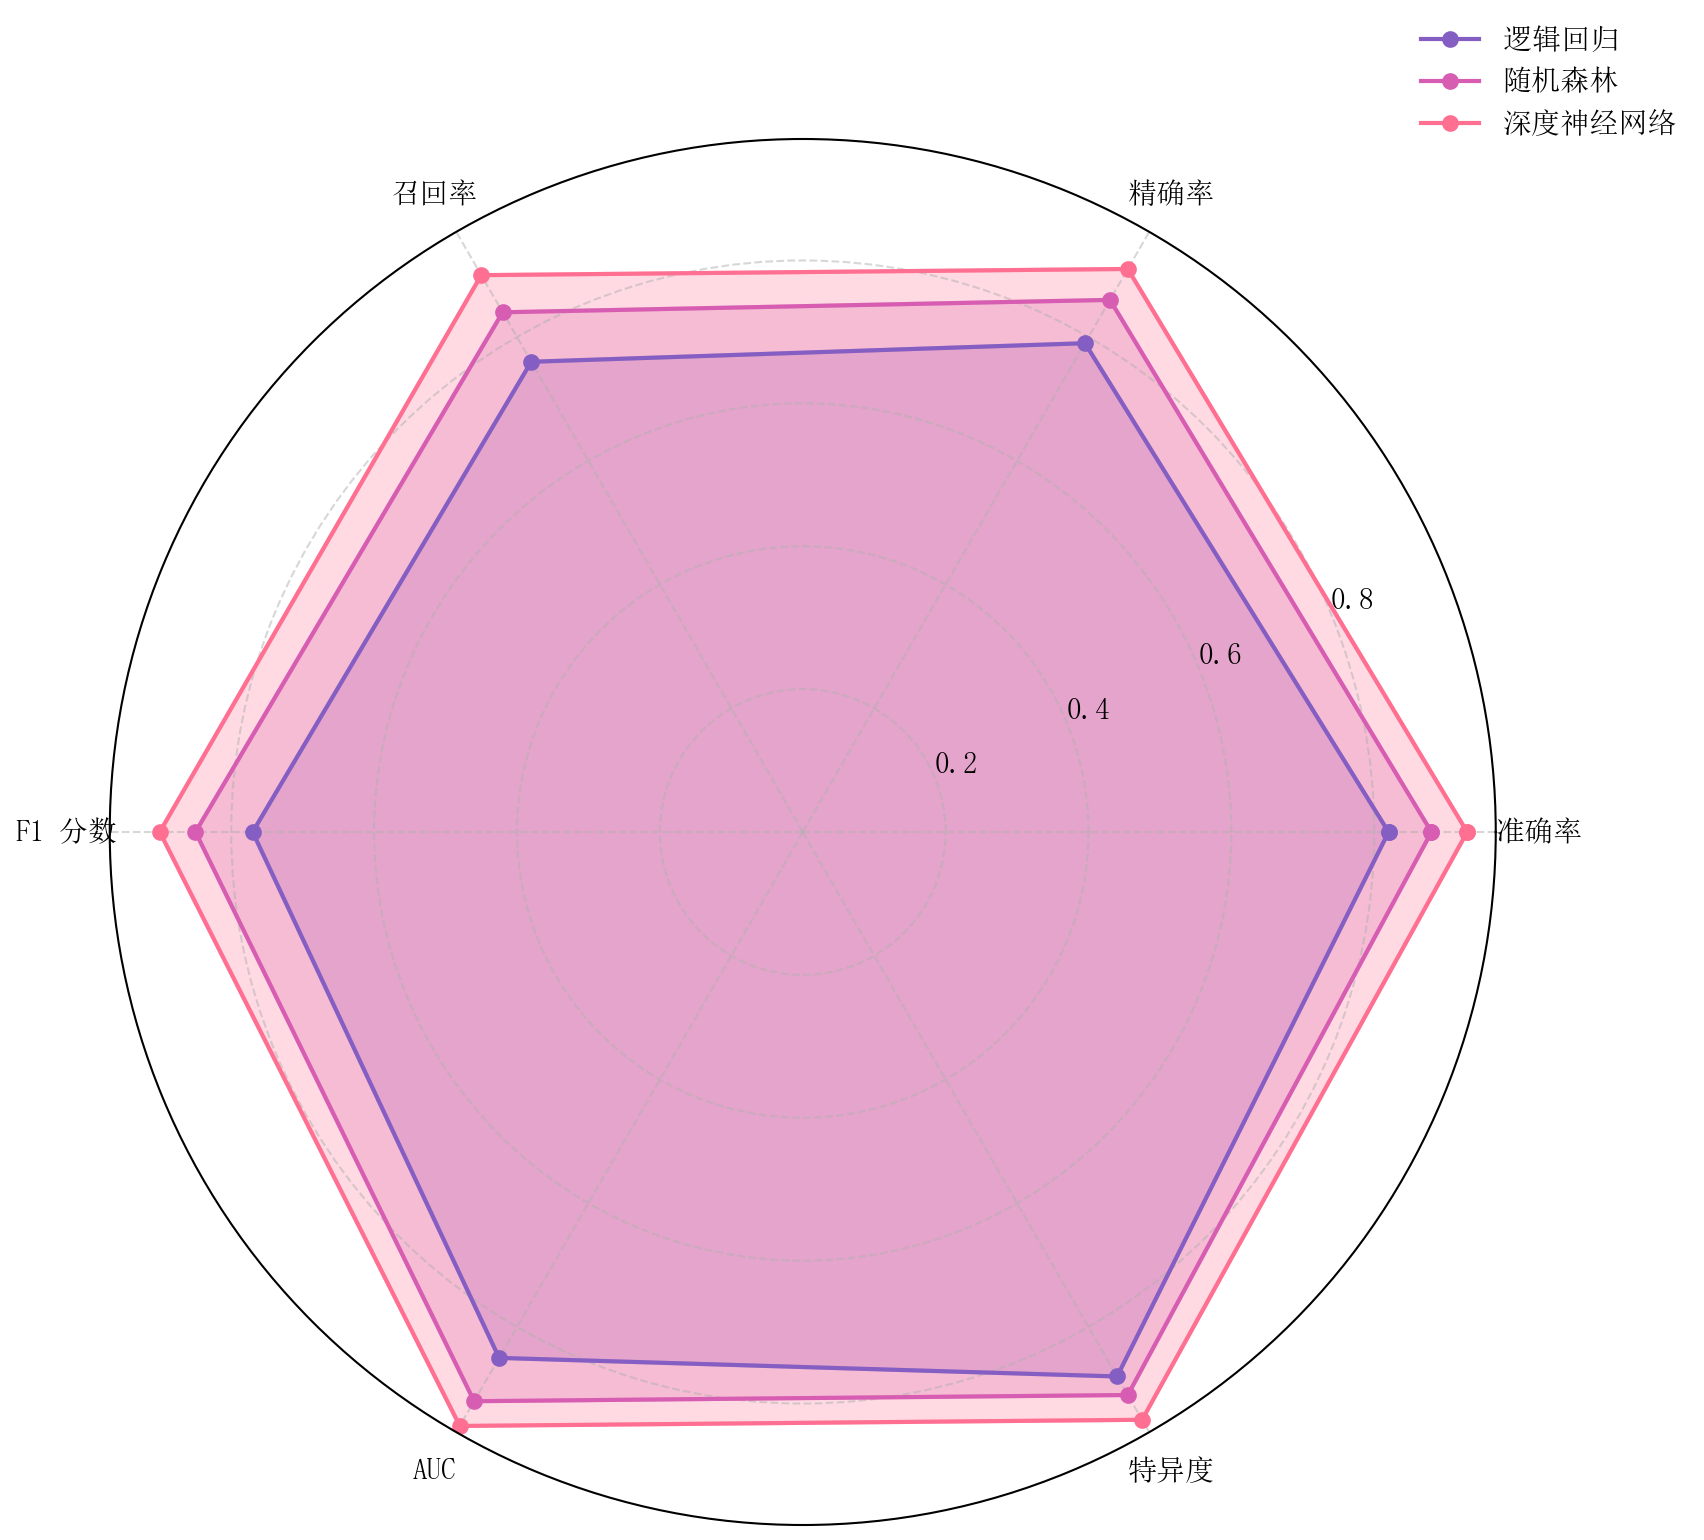

Write the Python code that produced this figure.
"""
07_radar.py — 雷达图（多维模型性能对比）

展示 SciPlot 的 plot_radar() 功能：3 种分类模型在 6 个评估指标上的性能对比。
使用 fill=True 填充区域，Nature 默认样式，中文标签。
"""

import numpy as np
import sciplot as sp

# 可复现随机种子
np.random.seed(42)

# ── 数据生成 ──────────────────────────────────────────────────
# 6 个评估指标
metrics = ["准确率", "精确率", "召回率", "F1 分数", "AUC", "特异度"]

# 模型 A：逻辑回归（基线模型）
model_lr = [0.82, 0.79, 0.76, 0.77, 0.85, 0.88]

# 模型 B：随机森林（集成方法）
model_rf = [0.88, 0.86, 0.84, 0.85, 0.92, 0.91]

# 模型 C：深度神经网络（最优模型）
model_dnn = [0.93, 0.91, 0.90, 0.90, 0.96, 0.95]

values_list = [model_lr, model_rf, model_dnn]
labels = ["逻辑回归", "随机森林", "深度神经网络"]

# ── 绘图 ──────────────────────────────────────────────────────
fig, ax = sp.plot_radar(
    metrics,
    values_list,
    labels=labels,
    fill=True,
    alpha=0.25,
)

# ── 保存 ──────────────────────────────────────────────────────
sp.save(fig, "showcase/07_radar", formats=("png",), dpi=300)
